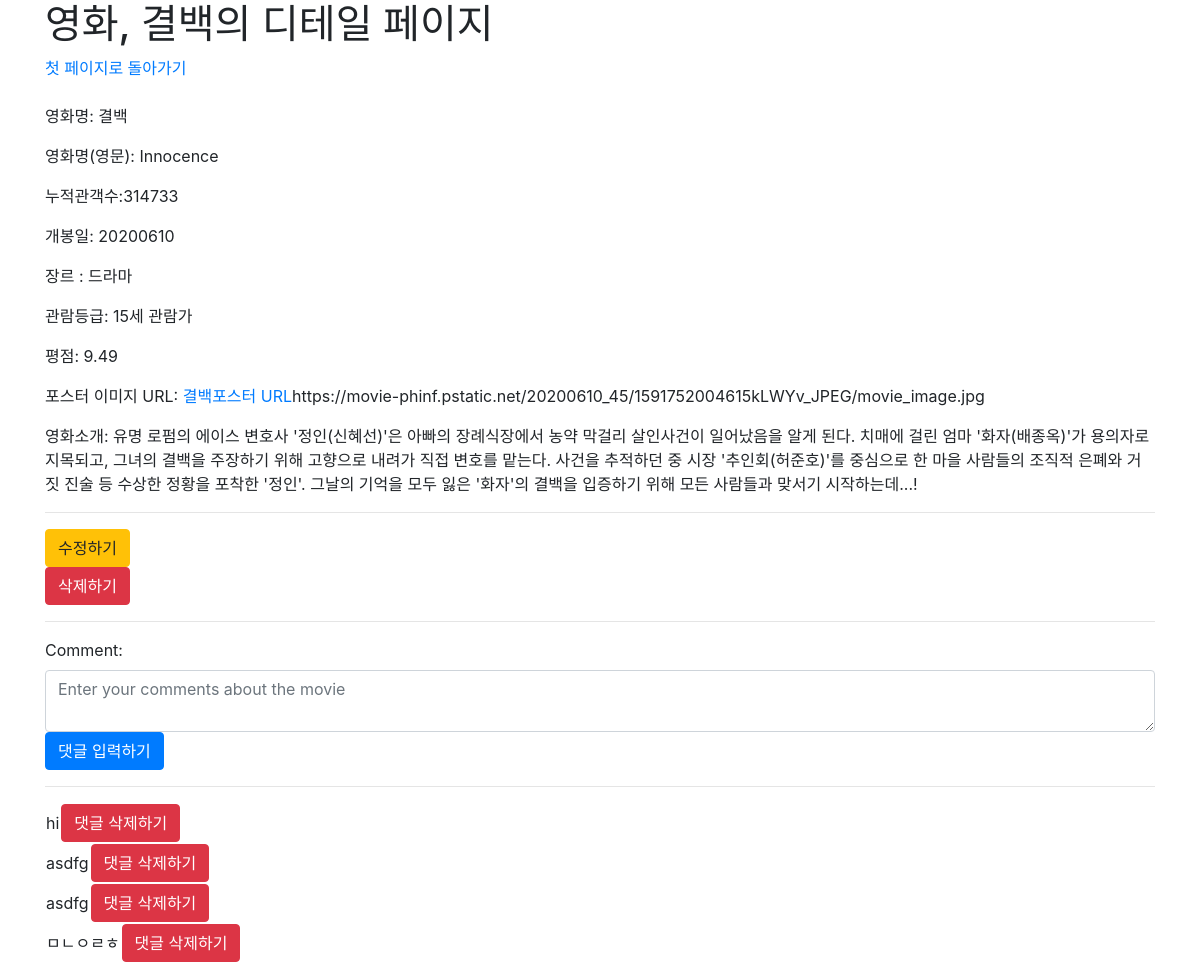
Page /movies/5/ on the committed database.
### movies/models.py (models this page shows)
class Movie(models.Model):
    title = models.CharField(max_length=30)
    title_en = models.CharField(max_length=50)
    audience = models.IntegerField()
    open_date = models.CharField(max_length=20)
    genre = models.CharField(max_length=20)
    watch_grade = models.CharField(max_length=20)
    score = models.FloatField()
    poster_url = models.TextField()
    description = models.TextField()

class Comment(models.Model):
    content = models.TextField()
    created_at = models.DateTimeField(auto_now_add=True)
    article = models.ForeignKey(Movie, on_delete=models.CASCADE)

### movies/views.py (the view)
# urls.py: path('<int:pk>/', views.detail, name='detail'),
def detail(request, pk):
    movie = Movie.objects.get(pk=pk)
    form = CommentForm()
    context = {
        'movie' : movie,
        'form' : form,
    }
    return render(request, 'movies/detail.html', context)

### movies/forms.py
class CommentForm(forms.ModelForm):
    content = forms.CharField(
        label = 'Comment',
        widget = forms.Textarea(
            attrs = {
                'class' : 'my-comment form-control',
                'placeholder' : 'Enter your comments about the movie',
                'rows' : 2,
                'cols' : 40,
            }
        )
    )
    class Meta:
        model = Comment
        fields = '__all__'
        exclude = ('article',)

### movies/templates/movies/detail.html (shortened to what this page needs)
{% extends 'base.html' %}
{% block content %}
    <h1>영화, {{movie.title}}의 디테일 페이지</h1>
    <a href="{% url 'movies:index' %}">첫 페이지로 돌아가기</a>
        <img src="{{ movie.poster_url }}" style="width:100px; display:block;" alt=""><br>
        <p>영화명: {{ movie.title }}</p>
        <p>영화명(영문): {{ movie.title_en }}</p>
        <p>누적관객수:{{ movie.audience }}</p>
        <p>개봉일: {{ movie.open_date }}</p>
        <p>장르 : {{ movie.genre }}</p>
        <p>관람등급: {{ movie.watch_grade }}</p>
        <p>평점: {{ movie.score }}</p>
        <p>포스터 이미지 URL: <a href="{{ movie.poster_url }}">{{ movie.title }}포스터 URL</a>{{ movie.poster_url }}</p>
        <p>영화소개: {{ movie.description }}</p>
        <hr>
        <a href="{% url 'movies:update' movie.pk %}"><button class="btn btn-warning">수정하기</button></a>
        <form action="{% url 'movies:delete' movie.pk %}" method="POST">
            <button class="btn btn-danger">삭제하기</button>
        </form>
    <hr>
        <form action="{% url 'movies:comment_create' movie.pk %}" method="POST">
            {{ form }}
            <button class=" btn btn-primary">댓글 입력하기</button>
        </form>
    <hr>
    {% for comment in movie.comment_set.all %}
        <table>
            <tr>
                <td>{{ comment.content }}</td>
                <form action="{% url 'movies:comment_delete' movie.pk comment.pk %}" method="POST">
                    <td><button class="btn btn-danger">댓글 삭제하기</button></td>
                </form>
            </tr>
        </table>
    {% endfor %}
{% endblock  %}

### rows in the picture
Movie: title "결백", title_en "Innocence", audience "314733", open_date "20200610", genre "드라마", watch_grade "15세 관람가", score "9.49", poster_url "https://movie-phinf.pstatic.net/20200610_45/1591752004615kLWYv_JPEG/movie_image.jpg", description "유명 로펌의 에이스 변호사 '정인(신혜선)'은 아빠의 장례식장에서 농약 막걸리 살인사건이 일어났음을 알게 된다. 치매에 걸린 엄마 '화자(배종옥)'가 용의자로 지목되고, 그녀의 결백을 주장하기 위해 고향으로 내려가 직접 변호를 맡는다. 사건을 추적하던 중 시장 '추인회(허준호)'를 중심으로 한 마을 사람들의 조직적 은폐와 거짓 진술 등 수상한 정황을 포착한 '정인'. 그날의 기억을 모두 잃은 '화자'의 결백을 입증하기 위해 모든 사람들과 맞서기 시작하는데...!"
Comment: content "hi"
Comment: content "asdfg"
Comment: content "asdfg"
Comment: content "ㅁㄴㅇㄹㅎ"
